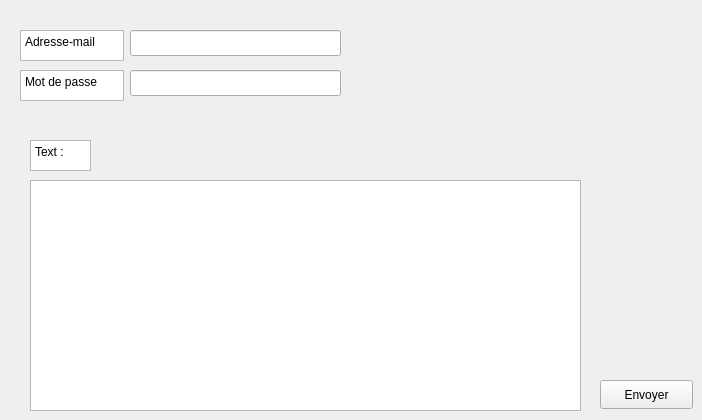
    <widget class="QWidget" name="tab_6">
     <attribute name="title">
      <string>Mailing</string>
     </attribute>
     <widget class="QPlainTextEdit" name="plainTextEdit">
      <property name="geometry">
       <rect>
        <x>30</x>
        <y>180</y>
        <width>551</width>
        <height>231</height>
       </rect>
      </property>
     </widget>
     <widget class="QPushButton" name="pushButton_3">
      <property name="geometry">
       <rect>
        <x>600</x>
        <y>380</y>
        <width>93</width>
        <height>29</height>
       </rect>
      </property>
      <property name="toolTip">
       <string>&lt;html&gt;&lt;head/&gt;&lt;body&gt;&lt;p&gt;&lt;span style=&quot; font-size:18pt;&quot;&gt;Envoyer&lt;/span&gt;&lt;/p&gt;&lt;/body&gt;&lt;/html&gt;</string>
      </property>
      <property name="text">
       <string>Envoyer</string>
      </property>
     </widget>
     <widget class="QLineEdit" name="lineEdit">
      <property name="geometry">
       <rect>
        <x>130</x>
        <y>30</y>
        <width>211</width>
        <height>26</height>
       </rect>
      </property>
     </widget>
     <widget class="QTextEdit" name="textEdit">
      <property name="geometry">
       <rect>
        <x>20</x>
        <y>30</y>
        <width>104</width>
        <height>31</height>
       </rect>
      </property>
      <property name="html">
       <string>&lt;!DOCTYPE HTML PUBLIC &quot;-//W3C//DTD HTML 4.0//EN&quot; &quot;http://www.w3.org/TR/REC-html40/strict.dtd&quot;&gt;
&lt;html&gt;&lt;head&gt;&lt;meta name=&quot;qrichtext&quot; content=&quot;1&quot; /&gt;&lt;style type=&quot;text/css&quot;&gt;
p, li { white-space: pre-wrap; }
&lt;/style&gt;&lt;/head&gt;&lt;body style=&quot; font-family:'MS Shell Dlg 2'; font-size:7.8pt; font-weight:400; font-style:normal;&quot;&gt;
&lt;p style=&quot; margin-top:0px; margin-bottom:0px; margin-left:0px; margin-right:0px; -qt-block-indent:0; text-indent:0px;&quot;&gt;&lt;span style=&quot; font-family:'Segoe UI'; font-size:9pt;&quot;&gt;Adresse-mail &lt;/span&gt;&lt;/p&gt;&lt;/body&gt;&lt;/html&gt;</string>
      </property>
     </widget>
     <widget class="QTextEdit" name="textEdit_2">
      <property name="geometry">
       <rect>
        <x>30</x>
        <y>140</y>
        <width>61</width>
        <height>31</height>
       </rect>
      </property>
      <property name="html">
       <string>&lt;!DOCTYPE HTML PUBLIC &quot;-//W3C//DTD HTML 4.0//EN&quot; &quot;http://www.w3.org/TR/REC-html40/strict.dtd&quot;&gt;
&lt;html&gt;&lt;head&gt;&lt;meta name=&quot;qrichtext&quot; content=&quot;1&quot; /&gt;&lt;style type=&quot;text/css&quot;&gt;
p, li { white-space: pre-wrap; }
&lt;/style&gt;&lt;/head&gt;&lt;body style=&quot; font-family:'MS Shell Dlg 2'; font-size:7.8pt; font-weight:400; font-style:normal;&quot;&gt;
&lt;p style=&quot; margin-top:0px; margin-bottom:0px; margin-left:0px; margin-right:0px; -qt-block-indent:0; text-indent:0px;&quot;&gt;&lt;span style=&quot; font-family:'Segoe UI'; font-size:9pt;&quot;&gt;Text :&lt;/span&gt;&lt;/p&gt;&lt;/body&gt;&lt;/html&gt;</string>
      </property>
     </widget>
     <widget class="QTextEdit" name="textEdit_3">
      <property name="geometry">
       <rect>
        <x>20</x>
        <y>70</y>
        <width>104</width>
        <height>31</height>
       </rect>
      </property>
      <property name="html">
       <string>&lt;!DOCTYPE HTML PUBLIC &quot;-//W3C//DTD HTML 4.0//EN&quot; &quot;http://www.w3.org/TR/REC-html40/strict.dtd&quot;&gt;
&lt;html&gt;&lt;head&gt;&lt;meta name=&quot;qrichtext&quot; content=&quot;1&quot; /&gt;&lt;style type=&quot;text/css&quot;&gt;
p, li { white-space: pre-wrap; }
&lt;/style&gt;&lt;/head&gt;&lt;body style=&quot; font-family:'MS Shell Dlg 2'; font-size:7.8pt; font-weight:400; font-style:normal;&quot;&gt;
&lt;p style=&quot; margin-top:0px; margin-bottom:0px; margin-left:0px; margin-right:0px; -qt-block-indent:0; text-indent:0px;&quot;&gt;&lt;span style=&quot; font-family:'Segoe UI'; font-size:9pt;&quot;&gt;Mot de passe&lt;/span&gt;&lt;/p&gt;&lt;/body&gt;&lt;/html&gt;</string>
      </property>
     </widget>
     <widget class="QLineEdit" name="lineEdit_2">
      <property name="geometry">
       <rect>
        <x>130</x>
        <y>70</y>
        <width>211</width>
        <height>26</height>
       </rect>
      </property>
     </widget>
    </widget>
